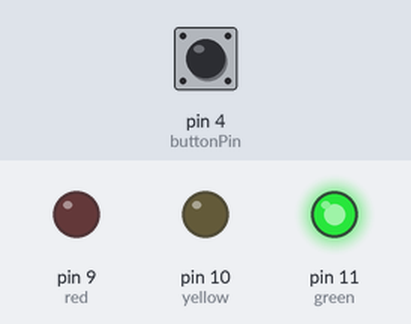
Bench run of a sketch on a simulated Arduino Uno, built with avr-gcc and run on an emulated ATmega328P. Parts: output pins drawn as LEDs (lit = HIGH). Dashed ring = blinking. The inputs (shaded band) are chosen by the test bench; at power-on: pin 4 (buttonPin) HIGH.

Above: at 1.2 s.
1.3 s: pin 4 (buttonPin) pulled LOW for 0.15 s
At 1.85 s:
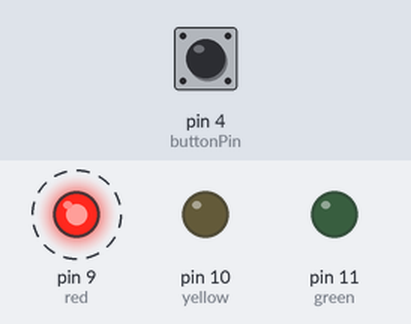
4.3 s: pin 4 (buttonPin) pulled LOW for 3.2 s
At 4.85 s:
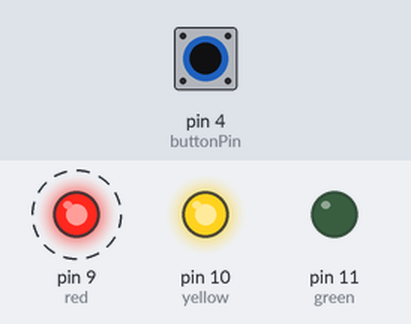
9.0 s: pin 4 (buttonPin) pulled LOW for 1 s
At 10.8 s:
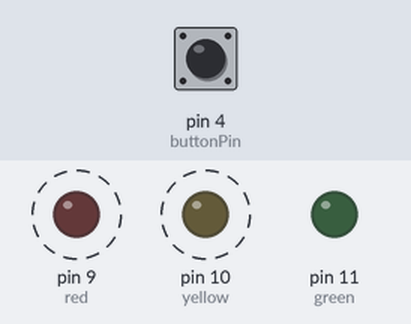
Timing chart, 0 to 18.0 s (numbered marks = the images above; inputs shaded):
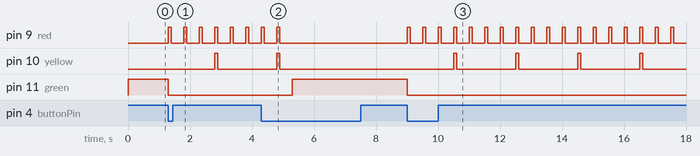

Measured:
- after the input at 1.3 s, pin 9 (red): alternates HIGH for 0.10 s and LOW for 0.40 s, starting at once; pin 10 (yellow): LOW → HIGH after 1.5 s, → LOW 0.10 s later; pin 11 (green): HIGH → LOW at once
- after the input at 4.3 s, pin 9 (red), pin 10 (yellow): goes on until 4.9 s, then stays LOW; pin 11 (green): LOW → HIGH after 1.0 s
- after the input at 9.0 s, pin 9 (red): alternates HIGH for 0.10 s and LOW for 0.40 s, starting at once; pin 10 (yellow): alternates HIGH for 0.10 s and LOW for 1.9 s, starting after 1.5 s; pin 11 (green): HIGH → LOW at once

The sketch:

LED_control_bonus2.ino
```cpp
int buttonPin = 4;
int green = 11;
int yellow = 10;
int red = 9;
int lastButtonState = 0;
int buttonState = 0;

int counter = 0;

void setup() {
  pinMode(green, OUTPUT);
  pinMode(yellow, OUTPUT);
  pinMode(red, OUTPUT);
  pinMode(buttonPin, INPUT_PULLUP);
}

void loop() {
  buttonState = digitalRead(buttonPin);

  // Check if the button is pressed
  if (buttonState == LOW && lastButtonState == HIGH)
  {
    counter++;
  }
  lastButtonState = buttonState;
  // Serial.print("Sensor value is: "); //print a message to the serial monitor
  // Serial.println(lastButtonState);

  if (counter % 2 == 0)
  {
    digitalWrite(green, HIGH);
    digitalWrite(red, LOW);
    digitalWrite(yellow, LOW);
  }
  else
  {
    digitalWrite(green, LOW);
    for(int i = 0; i < 4; ++i)
    {
        if( i  == 3)
        {
          digitalWrite(red, HIGH);
          digitalWrite(yellow, HIGH);
          delay(100);
          digitalWrite(red, LOW);
          digitalWrite(yellow, LOW);
          delay(400);
        }
        else
        {
          digitalWrite(red, HIGH);
          delay(100);
          digitalWrite(red, LOW);
          delay(400);
        }
    }
  }
}
```
